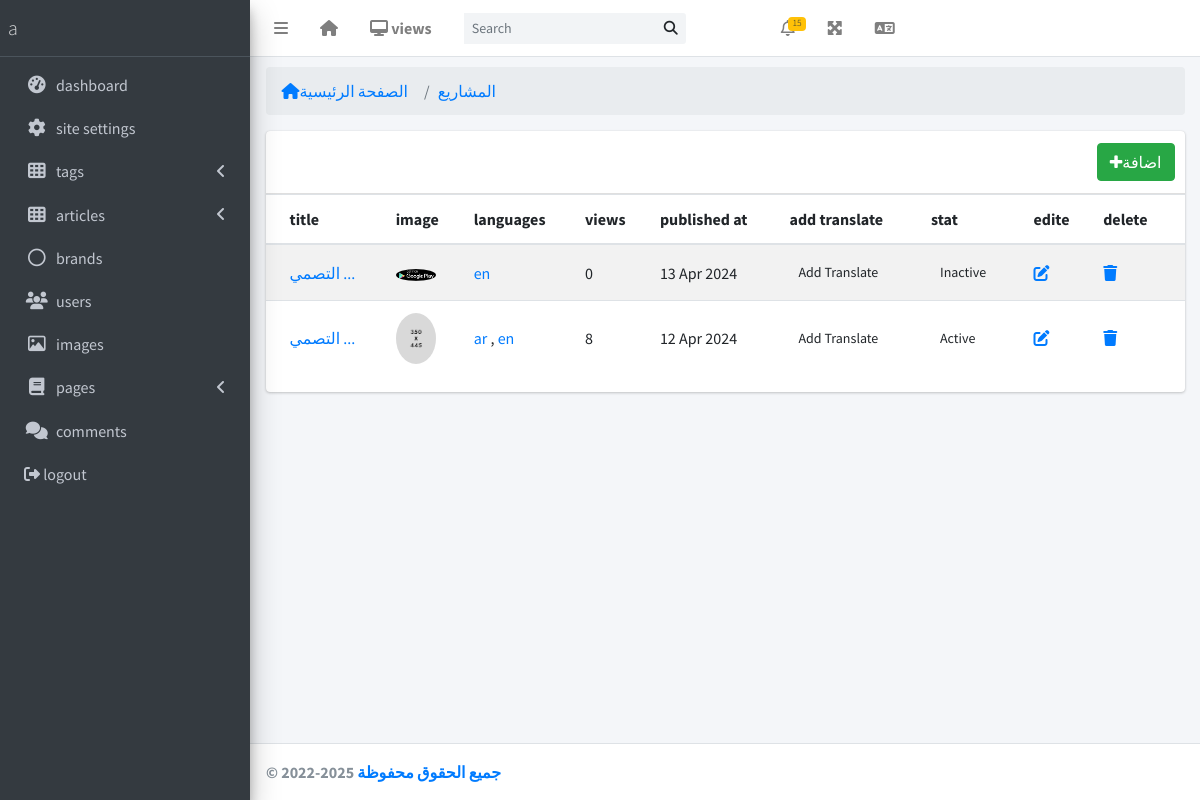
The app's page /en/dashboard/posts/ (signed in) with its own data.
### post/models.py (models this page shows, shortened)
class Post(models.Model):
    author = models.ForeignKey(User, on_delete=models.CASCADE, verbose_name=_('author'))
    title = models.CharField(_('title'), max_length=100)
    content = models.TextField(_('content'), max_length=4000)
    image = models.ImageField(_('image'), upload_to=upload_image, blank=False, null=True)
    created_at = models.DateTimeField(_('created at'), auto_now=True)
    updated_at = models.DateTimeField(_('updated at'), auto_now_add=True)
    published_at = models.DateTimeField(_('published at'), default=now)
    views_count = models.IntegerField(_('views count'), null=True, blank=True, default=0, editable=False)
    language = models.ForeignKey(Language, on_delete=models.PROTECT, related_name='posts', verbose_name=_('language'), null=True, blank=True)
    active = models.BooleanField(_('active'), default=True, choices=active_field_choices)
    slug = models.SlugField(null=True, blank=True, unique=True, max_length=100, allow_unicode=True)
    class Meta:
        ordering = ('-published_at', )

class Language(models.Model):
    name = models.CharField(_('name'), max_length=25, null=True, blank=True)
    code = models.CharField(_('code'), max_length=5, null=True, blank=True)
    created_at = models.DateTimeField(_('created at'), auto_now=True)
    updated_at = models.DateTimeField(_('updated at'), auto_now_add=True)
    active = models.BooleanField(_('active'), default=True, choices=active_field_choices)
    def __str__(self):
        return self.code

class PostLanguage(models.Model):
    post = models.ForeignKey(Post, on_delete=models.CASCADE, related_name='post_lang', verbose_name=_('post'))
    title = models.CharField(_('title'), max_length=100)
    content = models.TextField(_('content'), max_length=4000)
    language = models.ForeignKey(Language, on_delete=models.PROTECT, related_name='posts_lan', verbose_name=_('language'))
    active = models.BooleanField(_('active'), default=True, choices=active_field_choices)

### dashboard/views.py (the view)
# urls.py: path('posts/', PostListView.as_view(), name='posts'),
class PostListView(LoginRequiredMixin, ListView):
    model = Post
    template_name = 'dashboard/post/post_list.html'
    context_object_name = 'posts'

### website/context_processors.py (called while the page is built)
def navbar_categories(request):
    information_site = InformaionSite.objects.all()
    return {'information_site':information_site,}

### dashboard/templates/dashboard/post/post_list.html (shortened to what this page needs)
{% extends 'layouts/base.html' %}
{% load static %}
{% load i18n %}
{% block body %}
  <div class="content-wrapper">
    <section class="content">
      <div class="container-fluid">
        <div class="row mb-2">
          <div class="col-md-12 ">
            <div class=" " style="margin-top: 10px;" >
              <ol class="breadcrumb ">
                <li class="breadcrumb-item"><a href="{% url 'dashboard:home' %}"><i class="nav-icon fas fa-home"></i>الصفحة الرئيسية</a></li>
                  <li class="breadcrumb-item"><a href="{% url 'dashboard:posts' %}">المشاريع</a></li>
              </ol>
              <div class="card">
                <div class="card-header">
                  <div class="card-tools">
                    <a href="{% url 'dashboard:post_create'%} " class="btn btn-success pull-left "><i class="fa fa-plus"></i>اضافة</a>
                  </div>
                </div>
                <div class="card-body p-0 " >
                  <div class="table-responsive">
                  <table class="table table-striped projects" style="overflow: auto; " id="dataTable" width="100%" cellspacing="0">
                      <thead>
                          <tr>
                            <th>{% trans 'title' %}</th>
                            <th>{% trans 'image' %}</th>
                            <th>{% trans 'languages' %}</th>
                            <th>{% trans 'views' %}</th>
                            <th>{% trans 'published at' %}</th>
                            <th>{% trans 'add translate' %}</th>
                            <th>{% trans 'stat' %}</th>
                            <th>{% trans 'edite' %}</th>
                            <th>{% trans 'delete' %}</th>
                          </tr>
                      </thead>
                      <tbody>
                        {% for post in posts %}
                          <tr>
                              <td>
                                    <a href="">
                                        {{post.title|slice:'6'}}
                                        {% if post.title|length > 6 %}
                                        ...
                                        {% endif %}
                                    </a>
                              </td>
                              <td>
                                  <ul class="list-inline">
                                      <li class="list-inline-item">
                                          <img alt="Avatar" class="table-avatar" src="{{ post.image.url }}">
                                      </li>
                                  </ul>
                              </td>
                              <td>
                                <a href="">{{post.language}}</a>
                                {% for post_lan in post.post_lang.all %}
                                    , <a href="/{{post_lan.language}}/{{post.slug}}">{{post_lan.language}}</a>
                                {% endfor %}
                            </td>
                            <td>{{post.views_count}}</td>
                            <td>{{post.published_at|date:'d M Y'}}</td>
                            <td><a href="{% url 'dashboard:post_language_create' post.id %}" class="btn btn-sm info">{% trans 'Add Translate' %}</a></td>
                            {% if post.active %}
                            <td><div class="btn btn-sm info">{% trans 'Active' %}</div></td>
                            {% else %}
                            <td><div class="btn btn-sm warning">{% trans 'Inactive' %}</div></td>
                            {% endif %}
                              <td class="project-actions tepostt-center">
                                  <a href="{% url 'dashboard:post_update' post.id %}">
                                    <i class="fas fa-edit"></i>
                                  </a>
                              </td>
                              <td class="project-actions tepostt-center">
                                <a href="{% url 'dashboard:post_delete' post.id %}">
                                    <i class="fas fa-trash"></i>
                                  </a>
                              </td>
                          </tr>
                          {% endfor %}
                      </tbody>
                  </table>
                  </div>
                </div>
              </div>
          </div>
        </div>
      </div>
      </div>
  </section>
  </div>
{% endblock %}

### templates/layouts/base.html (shortened to what this page needs)
{% load static %}
{% load i18n %}
{% get_current_language_bidi as LANGUAGE_BIDI %}
<!DOCTYPE html>
<html>
  <head>
    <link rel="stylesheet" href="https://code.ionicframework.com/ionicons/2.0.1/css/ionicons.min.css">
    <link rel="stylesheet" href="https://cdn.rtlcss.com/bootstrap/v4.2.1/css/bootstrap.min.css">
    {% include "includes/style.html" %}
    <link rel="stylesheet" href="{% static 'assets/alertify.min.css' %}">
  </head>
  <body class="hold-transition sidebar-mini">
    <div class="wrapper">
        {% include "includes/navigation.html" %}
        {% include "includes/sidenav.html" %}
        {% block body %}
        {% endblock %}
    {% include "includes/footer.html" %}
  </div>
  </body>
</html>

### templates/includes/style.html (shortened to what this page needs)
{% load static %}
  <link rel="stylesheet" href="https://cdnjs.cloudflare.com/ajax/libs/font-awesome/4.7.0/css/font-awesome.min.css">
  <link rel="stylesheet" href="{% static 'assets/plugins/overlayScrollbars/css/OverlayScrollbars.min.css' %}">
  <link rel="stylesheet" href="https://code.ionicframework.com/ionicons/2.0.1/css/ionicons.min.css">
  <link rel="stylesheet" href="{% static 'assets/dist/css/adminlte.min.css' %}">
  <link rel="stylesheet" href="{% static 'assets/plugins/sweetalert2-theme-bootstrap-4/bootstrap-4.min.css' %}">
  <link rel="stylesheet" type="text/css" href="https://cdn.datatables.net/v/dt/dt-1.12.1/datatables.min.css"/>
 <link rel="stylesheet" href="{% static 'assets/plugins/slick/slick.css' %}">
 <link rel="stylesheet" href="{% static 'assets/plugins/slick/slick-theme.css' %}">
 <link rel="stylesheet" href="{% static 'assets/plugins/colorbox/colorbox.css' %}">

### templates/includes/navigation.html (shortened to what this page needs)
{% load i18n %}
{% load static %}
  <nav class="main-header navbar navbar-expand navbar-white navbar-light">
    <ul class="navbar-nav">
      <li class="nav-item">
        <a class="nav-link" data-widget="pushmenu" href="#"><i class="fas fa-bars"></i></a>
      </li>
      <li class="nav-item d-none d-sm-inline-block">
        <a href="{% url 'dashboard:home' %}" class="nav-link"><i class=" fas fa-home"></i>   </a>
      </li>
      <li class="nav-item d-none d-sm-inline-block">
        <a href="{% url 'website:index' %}" class="nav-link">
          <i class="fas fa-desktop"></i> <strong> {% trans 'views' %} </strong>
        </a>
      </li>
    </ul>
    <form class="form-inline ml-3">
      <div class="input-group input-group-sm">
        <input class="form-control form-control-navbar" type="search" placeholder="Search" aria-label="Search">
        <div class="input-group-append">
          <button class="btn btn-navbar" type="submit">
            <i class="fas fa-search"></i>
          </button>
        </div>
      </div>
    </form>
    <ul class="navbar-nav mr-auto-navbav">
      <li class="nav-item dropdown">
        <a class="nav-link" data-toggle="dropdown" href="#">
        </a>
      </li>
      <li class="nav-item dropdown">
        <a class="nav-link" data-toggle="dropdown" href="#">
          <span class="badge badge-warning navbar-badge">15</span>
        </a>
      </li>
      <li class="nav-item">
        <a class="nav-link" data-widget="fullscreen" href="#" role="button">
          <i class="fas fa-expand-arrows-alt"></i>
        </a>
      </li>
      <li class="nav-item dropdown">
        <a class="nav-link" data-toggle="dropdown" href="#">
          <i class="fas fa-language"></i>
        </a>
      </li>
    </ul>
  </nav>

### templates/includes/sidenav.html (shortened to what this page needs)
{% load i18n %}
{% load static %}
  <aside class="main-sidebar sidebar-dark-primary elevation-4">
    <a href="{% url 'dashboard:profile' %}" class="brand-link">
      <span class="brand-text font-weight-light">{{user.username}}</span>
    </a>
    <div class="sidebar">
      <nav class="mt-2">
        <ul class="nav nav-pills nav-sidebar flex-column" data-widget="treeview" role="menu" data-accordion="false">
            <li class="nav-item has-treeview">
            <a href="{% url 'dashboard:home' %}" class="nav-link">
              <i class="nav-icon fas fa-tachometer-alt"></i>
              <p>    {% trans 'dashboard' %} </p>
            </a>
          </li>
          <li class="nav-item has-treeview">
            <a href="{% url 'dashboard:informaion_site'  %}" class="nav-link">
              <i class="nav-icon fas fa-cog fa-fw"></i>
              <p>{% trans 'site settings' %}  </p>
            </a>
          </li>
          <li class="nav-item has-treeview">
            <a href="{% url 'dashboard:services' %}" class="nav-link">
              <i class="nav-icon fas fa-th"></i>
              <p>
                <i class="right fas fa-angle-left"></i>
                   {% trans 'tags' %}
              </p>
            </a>
          </li>
          <li class="nav-item has-treeview">
            <a href="{% url 'dashboard:posts' %}" class="nav-link">
              <i class="nav-icon fas fa-th"></i>
              <p>
                <i class="right fas fa-angle-left"></i>
                   {% trans 'articles' %}
              </p>
            </a>
          </li>
          <li class="nav-item">
            <a href="{% url 'dashboard:brands'  %}" class="nav-link">
              <i class="far fa-circle nav-icon"></i>
              <p> {% trans 'brands' %}</p>
            </a>
          </li>
          <li class="nav-item">
            <a href="{% url 'dashboard:accounts'  %}" class="nav-link">
              <i class=" nav-icon fas fa-users"></i>
              <p> {% trans 'users' %} </p>
            </a>
          </li>
          <li class="nav-item">
            <a href="{% url 'dashboard:gallery' %}" class="nav-link">
              <i class="nav-icon far fa-image"></i>
              <p>
                  {% trans 'images' %}
              </p>
            </a>
          </li>
          <li class="nav-item has-treeview menu--open">
            <a href="#" class="nav-link ">
              <i class="nav-icon fas fa-book"></i>
              <p>
                 {% trans 'pages' %}
                <i class="right fas fa-angle-left"></i>
                </p>
            </a>
         </li>
         <li class="nav-item">
          <a href="{% url 'dashboard:comments'  %}" class="nav-link">
            <i class=" nav-icon fas fa-comments"></i>
            <p> {% trans 'comments' %} </p>
          </a>
        </li>
          <li class="nav-item has-treeview">
            <a href="{% url 'logout' %}" class="nav-link">
              <i class="fas fa-sign-out-alt"></i>
              <p>
                  {% trans 'logout' %}
              </p>
            </a>
          </li>
        </ul>
      </nav>
    </div>
  </aside>

### templates/includes/footer.html
<footer class="main-footer">
  <strong> &copy; 2022-2025 <a href="#">جميع الحقوق محفوظة</a></strong>
</footer>

### templates/includes/scripts.html (shortened to what this page needs)
 {% load static %}

### records on screen
Post: title "التصمي", image (picture), language "en", views_count "0", published_at "13 Apr 2024"
Post: title "التصمي", image (picture), language "ar", views_count "8", published_at "12 Apr 2024"
PostLanguage: language "en"

### other values on screen
{{ user.username }} "a"
